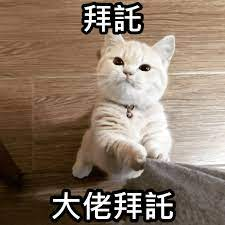
#> input picture 2/img_name.jpg, 225 x 225 px
$ python intercept.py
#> lines starting #> are read from the running program, lines starting #| are printed output that depends on the picture
import cv2
import numpy as np

img = cv2.imread('img_name.jpg')
#> img is the input picture: shape (225, 225, 3); mean B, G, R 103.4, 119.2, 137.8
img = cv2.resize(img, (0, 0), fx=2, fy=2)
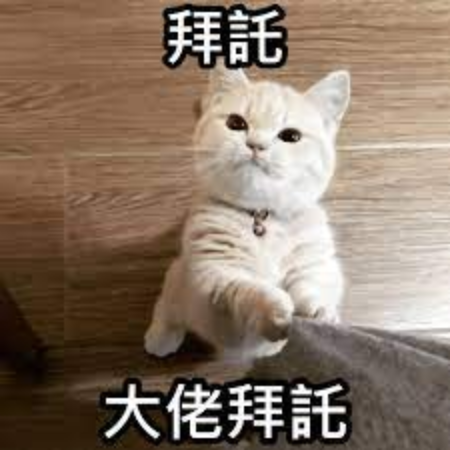
#> img: shape (450, 450, 3); mean B, G, R 103.3, 119.2, 137.7
